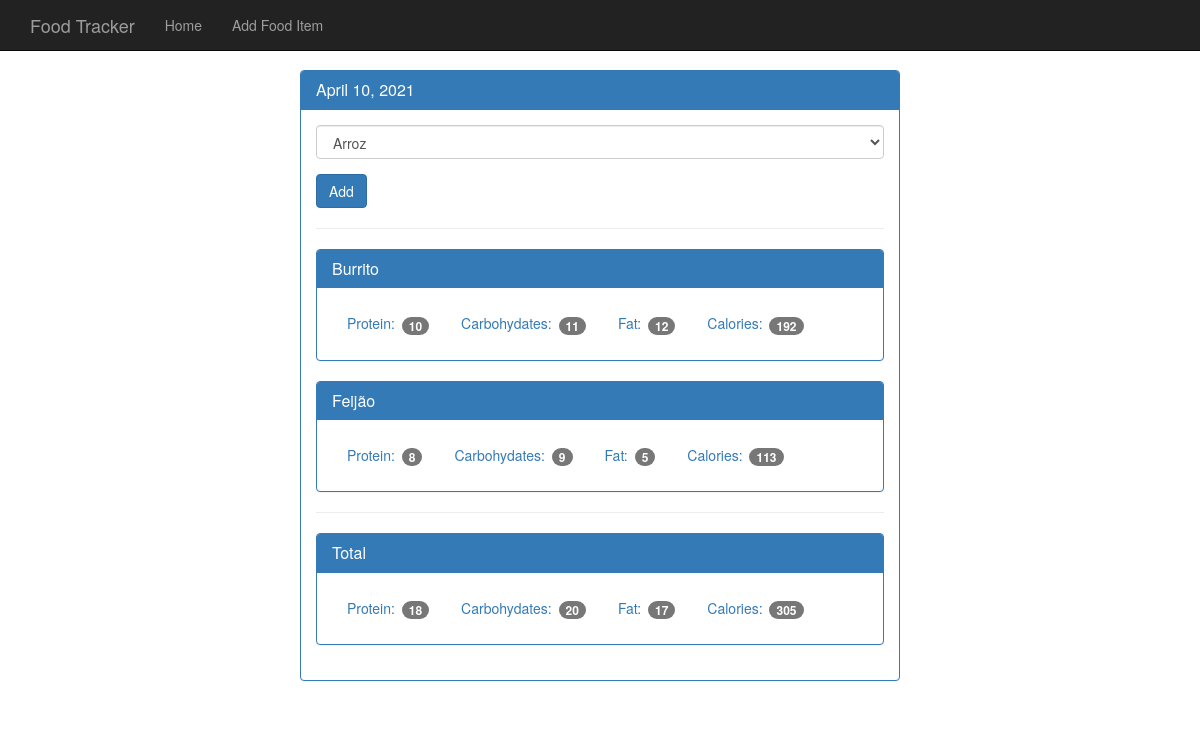
The page /day/2 on the database as committed earlier.
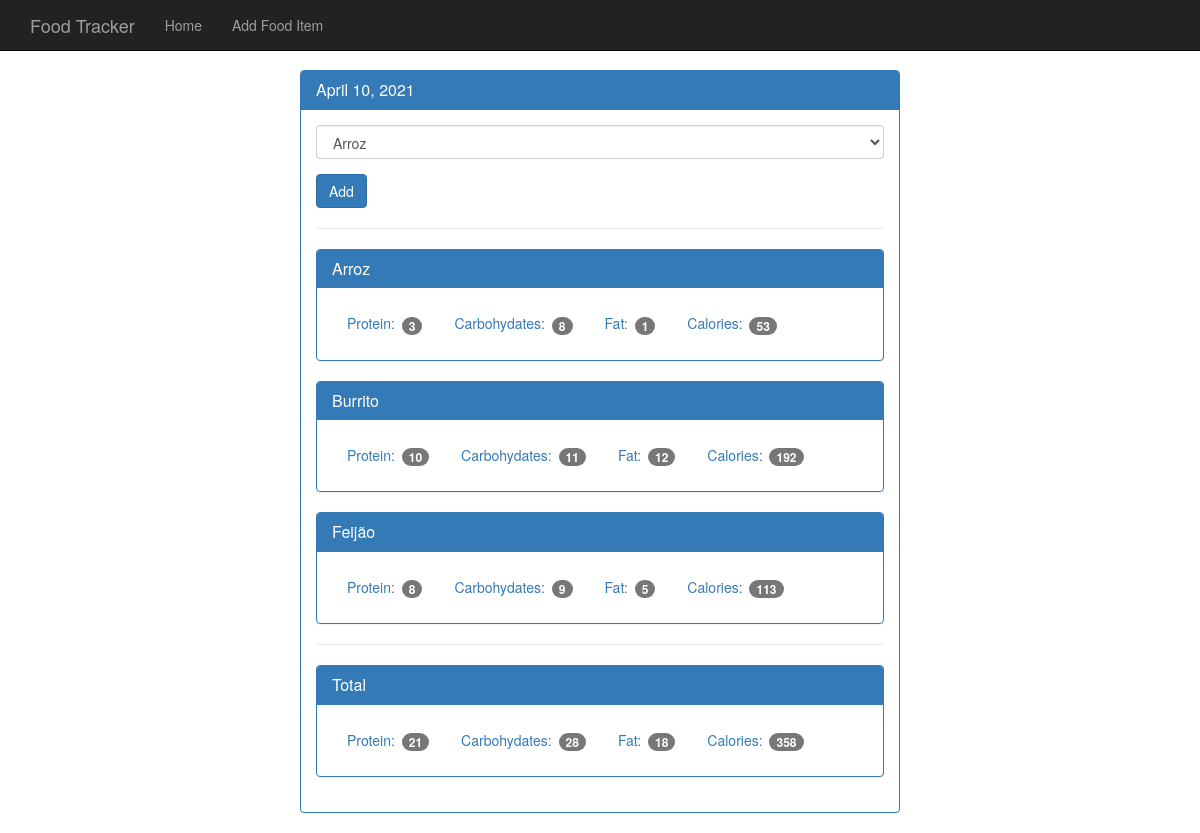
The same page on the database as committed later.
### tables this page shows
CREATE TABLE daily_intake (
    date_id    integer not null,
    food_id    integer not null,
    primary key (date_id, food_id)
);

CREATE TABLE foods (
    id         integer primary key autoincrement,
    name       text    not null,
    protein    integer not null,
    carbs      integer not null,
    fat        integer not null,
    calories   integer not null
);

### app.py (the view)
@app.route('/day/<date_id>', methods=['GET'])
def get_day(date_id):
    db = open_db()
    cur = db.execute(' select d.id, d.entry_date from dates d where d.id = ? order by d.id ', [date_id])
    date = cur.fetchone()
    date_db = datetime.strptime(str(date['entry_date']), '%Y%m%d')
    date_ft = datetime.strftime(date_db, '%B %d, %Y')
    cur = db.execute(' select f.id, f.name from foods f order by f.name ')
    foods = cur.fetchall()
    cur = db.execute(' select i.date_id, d.entry_date, i.food_id, f.name, f.protein, f.carbs, f.fat, f.calories from daily_intake i join dates d on d.id = i.date_id join foods f on f.id = i.food_id where i.date_id = ? order by i.date_id, f.name ', [date_id])
    intakes = cur.fetchall()
    cur = db.execute(' select sum(f.protein) protein, sum(f.carbs) carbs, sum(f.fat) fat, sum(f.calories) calories from daily_intake i join dates d on d.id = i.date_id join foods f on f.id = i.food_id where i.date_id = ? ', [date_id])
    totals = cur.fetchone()
    return render_template('day.html', date_id=date_id, date_ft=date_ft, foods=foods, intakes=intakes, totals=totals)

### app.py (called while the page is built)
def connect_db():
    sql = sqlite3.connect('/home/mmlcasag/python/food_tracker/database/food_tracker.db')
    sql.row_factory = sqlite3.Row
    return sql

def open_db():
    if not hasattr(g, 'sqlite3_db'):
        g.sqlite3_db = connect_db()
    return g.sqlite3_db

### templates/day.html (shortened to what this page needs)
<!DOCTYPE html>
<html lang="en">
  <head>
    <link href="{{ url_for('static', filename='bootstrap.min.css') }}" rel="stylesheet">
    <link href="{{ url_for('static', filename='theme.css') }}" rel="stylesheet">
  </head>
  <body>
    <nav class="navbar navbar-inverse navbar-fixed-top">
      <div class="container">
        <div class="navbar-header">
          <a class="navbar-brand" href="{{ url_for('get_home') }}">Food Tracker</a>
        </div>
        <div id="navbar" class="navbar-collapse collapse">
          <ul class="nav navbar-nav">
            <li><a href="{{ url_for('get_home') }}">Home</a></li>
            <li><a href="{{ url_for('get_add_food') }}">Add Food Item</a></li>
          </ul>
        </div>
      </div>
    </nav>
    <div class="container theme-showcase col-sm-6 col-sm-offset-3" role="main">
      <div class="row">
        <div>
          <div class="panel panel-primary">
            <div class="panel-heading">
              <h3 class="panel-title">{{ date_ft }}</h3>
            </div>
            <div class="panel-body">
              <form method="POST" action="{{ url_for('post_day') }}">
                <div class="form-group">
                  <select class="form-control" name="food">
                    {% for food in foods %}
                      <option value="{{ food.id }}">{{ food.name }}</option>
                    {% endfor %}
                  </select>
                </div>
                <button type="submit" class="btn btn-primary">Add</button>
              </form>
              <hr />
              {% for intake in intakes %}
                <div class="panel panel-primary">
                  <div class="panel-heading">
                    <h3 class="panel-title">{{ intake.name }}</h3>
                  </div>
                  <div class="panel-body">
                    <ul class="nav nav-pills" role="tablist">
                      <li><a>Protein: <span class="badge">{{ intake.protein }}</span></a></li>
                      <li><a>Carbohydates: <span class="badge">{{ intake.carbs }}</span></a></li>
                      <li><a>Fat: <span class="badge">{{ intake.fat }}</span></a></li>
                      <li><a>Calories: <span class="badge">{{ intake.calories }}</span></a></li>
                    </ul>
                  </div>
                </div>
              {% endfor %}
              <hr />
              <div class="panel panel-primary">
                <div class="panel-heading">
                  <h3 class="panel-title">Total</h3>
                </div>
                <div class="panel-body">
                  <ul class="nav nav-pills" role="tablist">
                    <li><a>Protein: <span class="badge">{{ totals.protein }}</span></a></li>
                    <li><a>Carbohydates: <span class="badge">{{ totals.carbs }}</span></a></li>
                    <li><a>Fat: <span class="badge">{{ totals.fat }}</span></a></li>
                    <li><a>Calories: <span class="badge">{{ totals.calories }}</span></a></li>
                  </ul>
                </div>
              </div>
            </div>
          </div>
        </div>
      </div>
    </div>
  </body>
</html>

Rows that differ between the two databases and show on the page:
added daily_intake: name "Arroz", protein "3", carbs "8", fat "1", calories "53"
Other text that changed with them:
{{ totals.protein }}: "18" → "21"
{{ totals.carbs }}: "20" → "28"
{{ totals.fat }}: "17" → "18"
{{ totals.calories }}: "305" → "358"
